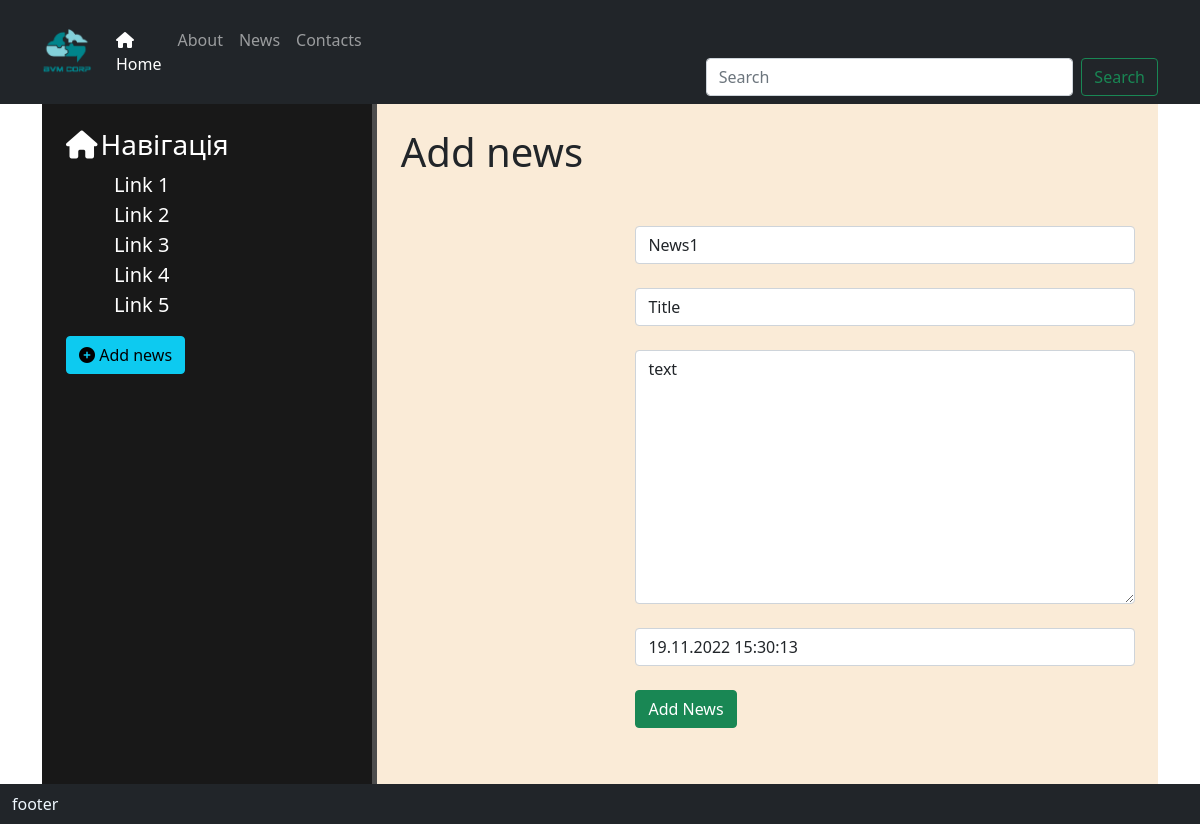
Page /news/1/update on the earlier database version.
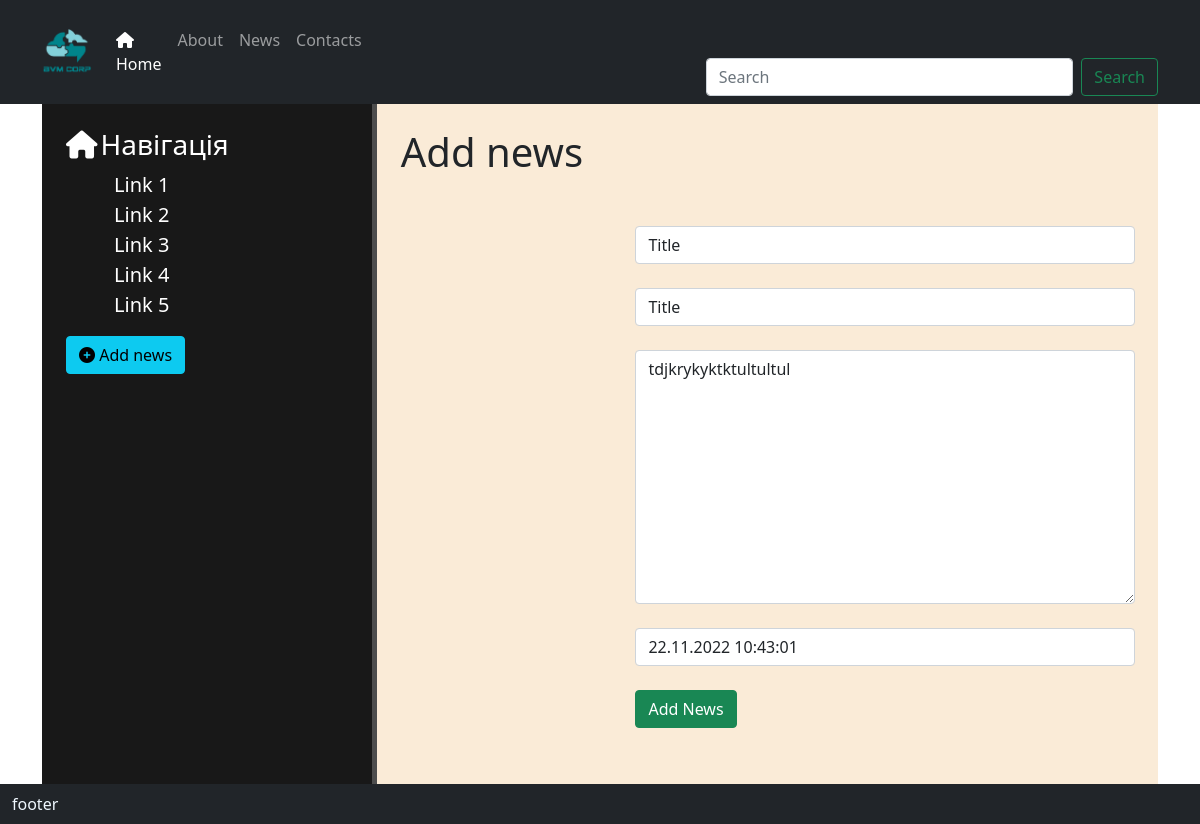
Same page on the later database version.
### blog/models.py (models this page shows, shortened)
class Articles(models.Model):
    title = models.CharField('Title', max_length=50, default="Title")
    preview_text = models.CharField('Preview', max_length=250, default="Title")
    full_text = models.TextField('Text')
    date = models.DateTimeField('Data', default=timezone.now, blank=True)
    class Meta:
        verbose_name = 'Article'
        verbose_name_plural = 'Articles'

### blog/views.py (the view)
# urls.py: path('<int:pk>/update', views.NewsUpdateView.as_view(), name="news_update"),
class NewsUpdateView(UpdateView):
    model = Articles
    template_name = 'blog/create.html'
    form_class = ArticlesForm

### blog/forms.py
class ArticlesForm(ModelForm):
    class Meta:
        model = Articles
        fields = ['title', 'preview_text', 'full_text', 'date']
        widgets = {
            "title": TextInput(attrs={
                'class': 'form-control',
                'placeholder': 'News Title'
            }),
            "preview_text": TextInput(attrs={
                'class': 'form-control',
                'placeholder': 'Preview News'
            }),
            "full_text": Textarea(attrs={
                'class': 'form-control',
                'placeholder': 'News content'
            }),
            "date": DateTimeInput(attrs={
                'class': 'form-control',
                'placeholder': 'Date News'
            },
            ),
        }

### blog/templates/blog/create.html (shortened to what this page needs)
{% extends 'main/base.html'%}
{% block content %}
<h1>Add news</h1>
<form method="post">
    {{ form.title}}<br>
    {{ form.preview_text}}<br>
    {{ form.full_text}}<br>
    {{ form.date}}<br>
    <button class="btn btn-success" type="submit">Add News</button>
    <br>
</form>
{% endblock %}

Differences in the rows shown:
changed Articles "Title": title "News1" → "Title"; full_text "text" → "tdjkrykyktktultultul"; date "19.11.2022 15:30:13" → "22.11.2022 10:43:01"
